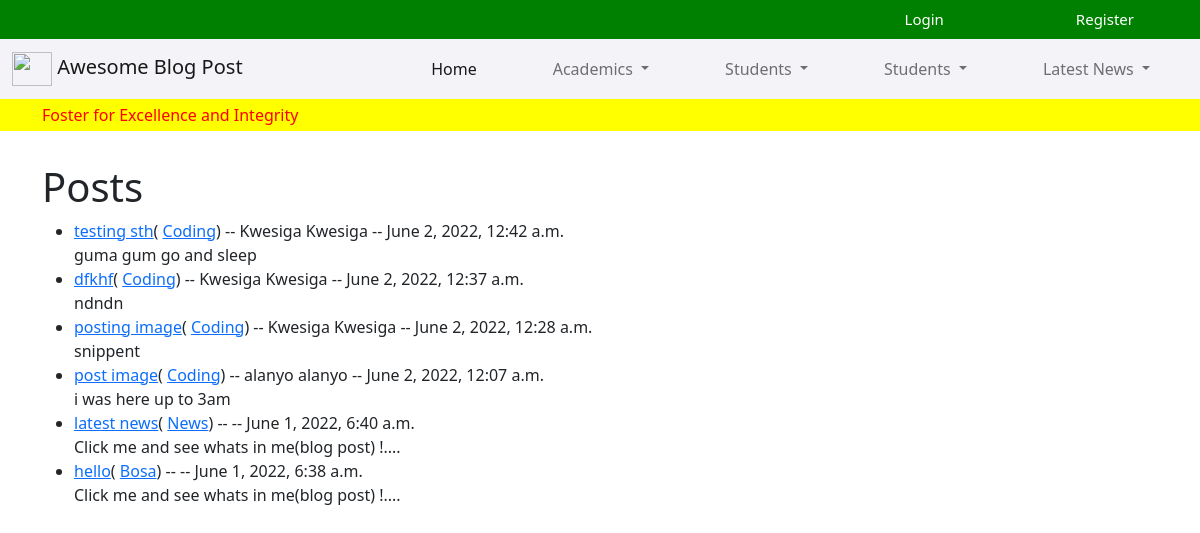
The page / on the database its author committed.
### theblog/models.py (models this page shows, shortened)
class Post(models.Model):
    title = models.CharField(max_length=200)
    header_image = models.ImageField(null=True, blank=True, upload_to="images/")
    snippet = models.CharField(max_length=500)
    author = models.ForeignKey(User, on_delete=models.CASCADE)
    body = RichTextUploadingField(blank=True, null=True)
    created_at = models.DateTimeField(default=datetime.now, blank=True)
    category = models.CharField(max_length=200, default='Testing')
    likes = models.ManyToManyField(User, related_name='blog_bost')
    class Meta:
        verbose_name_plural = "Posts"

### theblog/views.py (the view)
# urls.py: path('', HomeView.as_view(), name="home"),
class HomeView(ListView):
    model = Post
    template_name = 'home.html'
    ordering = ['-created_at']
    def get_context_data(self, *args, **kwargs):
        cat_menu = Category.objects.all()
        context = super(HomeView,self).get_context_data(*args, **kwargs)
        context["cat_menu"] = cat_menu
        return context

### theblog/templates/home.html (shortened to what this page needs)
{% extends 'base.html' %}
{% block content %}
<h1>Posts</h1>
<ul>
    {% for post in object_list %}
    <li>
        <a href="{% url 'article_details' post.pk %}">{{ post.title}}</a>(
        <a href="{% url 'category' post.category %}">
        {{ post.category }}</a>)
         --
        {{ post.author.first_name }}
        {{ post.author.first_name }} --
        {{post.created_at}}
        <br>
        {{ post.snippet}}
    </li>
    {% endfor %}
</ul>
{% endblock %}

### rows shown on the page
Post: title "testing sth", category "Coding", author.first_name "Kwesiga", created_at "June 2, 2022, 12:42 a.m.", snippet "guma gum go and sleep"
Post: title "dfkhf", category "Coding", author.first_name "Kwesiga", created_at "June 2, 2022, 12:37 a.m.", snippet "ndndn"
Post: title "posting image", category "Coding", author.first_name "Kwesiga", created_at "June 2, 2022, 12:28 a.m.", snippet "snippent"
Post: title "post image", category "Coding", author.first_name "alanyo", created_at "June 2, 2022, 12:07 a.m.", snippet "i was here up to 3am"
Post: title "latest news", category "News", created_at "June 1, 2022, 6:40 a.m.", snippet "Click me and see whats in me(blog post) !...."
Post: title "hello", category "Bosa", created_at "June 1, 2022, 6:38 a.m.", snippet "Click me and see whats in me(blog post) !...."
